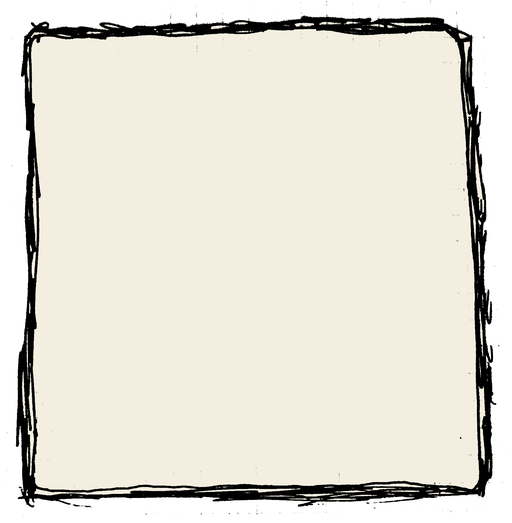
#> input picture assets/ui/p1_panel.png, 512 x 523 px
$ python extract_glyphs.py ../../assets/ui/p1_panel.png --layout out.png
#> lines starting #> are read from the running program, lines starting #| are printed output that depends on the picture; after the words box and inside, x2 and y2 are one past the last pixel; in counts of white or black regions, pixels touching at a corner belong together
### tools/art_pipeline/clean_scan.py
#!/usr/bin/env python3
"""clean_scan.py — Animal Quickdraw art pipeline: phone photo -> game-ready PNGs.

Two modes:
  elements  (default)  Dark ink drawn on white/grid paper. Extracts each
                       drawing as a pure-black-ink RGBA sticker with soft
                       anti-aliased alpha. Light-blue grid lines are dropped
                       via the blue channel; uneven phone lighting is
                       flattened before thresholding.
  scraps               Separate paper pieces laid out on a DARK background.
                       Finds each piece of paper, crops it, and extracts the
                       drawing on it with original colors preserved
                       (paper-color distance alpha), suppressing light-blue
                       grid residue.

Usage:
  python3 tools/art_pipeline/clean_scan.py PHOTO [PHOTO...] \
      --out art_drops/pilot/out [--mode elements|scraps] \
      [--bold N] [--names B1,P1,I1] [--gap-frac 0.02] [--min-ink 200]

Names are assigned to extracted pieces in reading order (top-to-bottom,
left-to-right). Unnamed pieces fall back to <photo-stem>_NN.png.

HEIC photos are converted automatically via macOS `sips`.
Requires: Pillow, numpy (no OpenCV needed).
"""

import argparse
import subprocess
import sys
import tempfile
from pathlib import Path

import numpy as np
from PIL import Image

DOWNSCALE_LONG_SIDE = 1400  # analysis resolution; crops come from full res


# ---------------------------------------------------------------- loading

def load_image(path: Path) -> Image.Image:
    if path.suffix.lower() in (".heic", ".heif"):
        tmp = Path(tempfile.mkstemp(suffix=".png")[1])
        subprocess.run(
            ["sips", "-s", "format", "png", str(path), "--out", str(tmp)],
            check=True, capture_output=True,
        )
        img = Image.open(tmp).convert("RGB")
        tmp.unlink(missing_ok=True)
        return img
    return Image.open(path).convert("RGB")


# ---------------------------------------------------------------- numpy helpers

def box_blur(gray: np.ndarray, radius: int) -> np.ndarray:
    """Fast box blur via integral image (edge-padded)."""
    if radius < 1:
        return gray.copy()
    padded = np.pad(gray, radius + 1, mode="edge")
    integ = padded.cumsum(0).cumsum(1)
    r = radius
    size = 2 * r + 1
    h, w = gray.shape
    out = (
        integ[size:size + h, size:size + w]
        - integ[0:h, size:size + w]
        - integ[size:size + h, 0:w]
        + integ[0:h, 0:w]
    )
    return out / (size * size)


def binary_dilate(mask: np.ndarray, iters: int) -> np.ndarray:
    m = mask.copy()
    for _ in range(iters):
        grown = m.copy()
        grown[1:, :] |= m[:-1, :]
        grown[:-1, :] |= m[1:, :]
        grown[:, 1:] |= m[:, :-1]
        grown[:, :-1] |= m[:, 1:]
        m = grown
    return m


def binary_erode(mask: np.ndarray, iters: int) -> np.ndarray:
    return ~binary_dilate(~mask, iters)


# [11 lines left out: function gray_dilate, not called in this run]


def connected_components(mask: np.ndarray):
    """Label 8-connected components. Returns (labels, count).

    Plain BFS — fine at analysis resolution (<= ~2 MP masks).
    """
    labels = np.zeros(mask.shape, dtype=np.int32)
    h, w = mask.shape
    current = 0
    ys_all, xs_all = np.nonzero(mask)
    for y0, x0 in zip(ys_all, xs_all):
        if labels[y0, x0]:
            continue
        current += 1
        stack = [(y0, x0)]
        labels[y0, x0] = current
        while stack:
            cy, cx = stack.pop()
            ylo, yhi = max(cy - 1, 0), min(cy + 2, h)
            xlo, xhi = max(cx - 1, 0), min(cx + 2, w)
            local = mask[ylo:yhi, xlo:xhi] & (labels[ylo:yhi, xlo:xhi] == 0)
            for dy, dx in zip(*np.nonzero(local)):
                labels[ylo + dy, xlo + dx] = current
                stack.append((ylo + dy, xlo + dx))
    return labels, current


def fill_holes(mask: np.ndarray) -> np.ndarray:
    """Fill regions not connected to the border (ink strokes, enclosed paper)."""
    inv = ~mask
    lbl, n = connected_components(inv)
    if n == 0:
        return mask
    border = np.unique(np.concatenate(
        [lbl[0, :], lbl[-1, :], lbl[:, 0], lbl[:, -1]]))
    filled = mask.copy()
    for j in range(1, n + 1):
        if j not in border:
            filled |= lbl == j
    return filled


# [392 lines left out: functions reading_order, flatfield_norm3, extract_elements, extract_scraps, save_piece, write_contact_sheet and 1 more, not called in this run]


# [2 lines that do not run on import are left out]

### tools/art_pipeline/extract_glyphs.py
#!/usr/bin/env python3
"""extract_glyphs.py — pull font glyphs out of the owner's hand-drawn box
sheets (grid paper, pen boxes, one character per box, photographed on a
table).

Approach: find the PAGE (biggest bright region), find INK on it, then find
CELLS = enclosed non-ink regions of box-interior size. Only ink inside a
cell counts as a glyph, which makes the whole thing immune to binder
holes, table wood, page edges, and stray marks between boxes. Cells are
read in row order and mapped to a per-page layout string.

Layout string: rows separated by '/', cell tokens separated by spaces,
'_' = deliberately empty box. Token count per row must match detected
cells; mismatches are warned loudly (mapping shift risk).

Output: art_drops/font/glyphs/U<hex>.png (ink on transparency) +
glyphs.json (char -> file, cell height in px for later em-scaling) +
a labeled contact sheet for OWNER review.

Usage:
  python3 tools/art_pipeline/extract_glyphs.py PHOTO --layout "A B C/D E F" \
      [--out art_drops/font] [--threshold 0.8]
"""

import argparse
import json
import sys
from pathlib import Path

import numpy as np
from PIL import Image, ImageDraw

sys.path.insert(0, str(Path(__file__).parent))
from clean_scan import (DOWNSCALE_LONG_SIDE, binary_dilate, binary_erode,
                        box_blur, connected_components, fill_holes,
                        load_image)

MIN_GLYPH_INK_PX = 60          # full-res px below which a cell is "empty"

# Characters that legitimately have detached parts (dots, paired marks).
# Everything else is expected to be one connected stroke cluster, so any
# small extra component is a fleck/box remnant regardless of size.
MULTIPART_CHARS = set('ij!?:;"%=\'.,')


def main() -> int:
    ap = argparse.ArgumentParser(description=__doc__,
                                 formatter_class=argparse.RawDescriptionHelpFormatter)
    ap.add_argument("photo", type=Path)
    ap.add_argument("--layout", type=str, required=True)
    ap.add_argument("--out", type=Path, default=Path("art_drops/font"))
    ap.add_argument("--threshold", type=float, default=0.8,
                    help="ink threshold on normalized blue channel")
    ap.add_argument("--close-gaps", type=int, default=3, dest="close_gaps",
                    help="ink dilation (analysis px) closing box-corner gaps "
                         "so every cell counts as enclosed")
    args = ap.parse_args()

    layout_rows = [row.split() for row in args.layout.split("/")]

    img = load_image(args.photo)
    rgb = np.asarray(img, dtype=np.float32) / 255.0
    full_h, full_w = rgb.shape[:2]
#> full_h = 523; full_w = 512
    scale = max(full_w, full_h) / DOWNSCALE_LONG_SIDE
#> scale = 0.374
    if scale > 1.0:
        ds_size = (int(full_w / scale), int(full_h / scale))
        rgb_ds = np.asarray(img.resize(ds_size, Image.BILINEAR),
                            dtype=np.float32) / 255.0
    else:
        scale = 1.0
        rgb_ds = rgb

    # --- page: biggest bright region, hole-filled
    lum_ds = rgb_ds.mean(axis=2)
    dark, bright = np.percentile(lum_ds, 10), np.percentile(lum_ds, 90)
#> dark = 0; bright = 0.922
    paper = lum_ds > (dark + bright) / 2.0
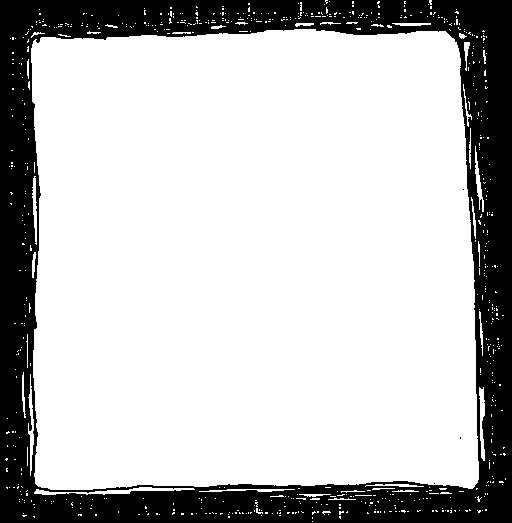
#> paper: shape (523, 512) bool; 75.2% white; 4 black regions (3 under 20 px), largest, box (x1, y1, x2, y2) and area: (0, 0, 512, 523) 66508
    lbl, n = connected_components(paper)
#> the loop in connected_components, `for y0, x0 in zip(ys_all, xs_all):` made 201264 passes
#> (y0, x0) on passes 1 to 3: (0, 325), (0, 326), (0, 327)
#> after the loop in connected_components, `for y0, x0 in zip(ys_all, xs_all):`:
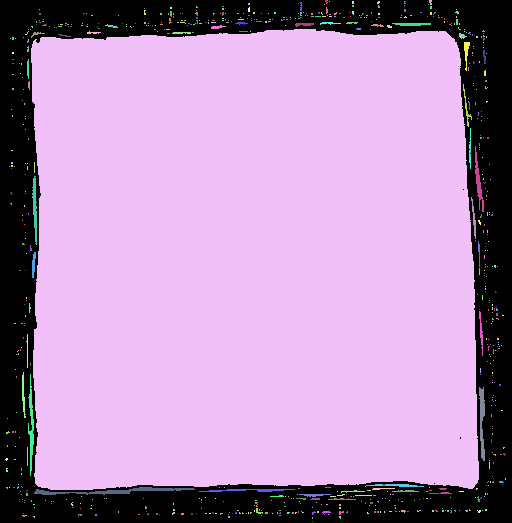
#> labels: shape (523, 512) int32; 701 distinct labels, from 0 to 700; one colour per label, 0 black
#> after the loop in connected_components, `for y0, x0 in zip(ys_all, xs_all):`: current = 700
#> n = 700
    if n == 0:
        print("no page found")
        return 1
    counts = np.bincount(lbl.ravel())
#> counts = 701 values, max 196459 at index 209, min 1 at index 3, mean 382
    counts[0] = 0
    page = fill_holes(lbl == int(counts.argmax()))
#> in fill_holes, `inv = ~mask`:
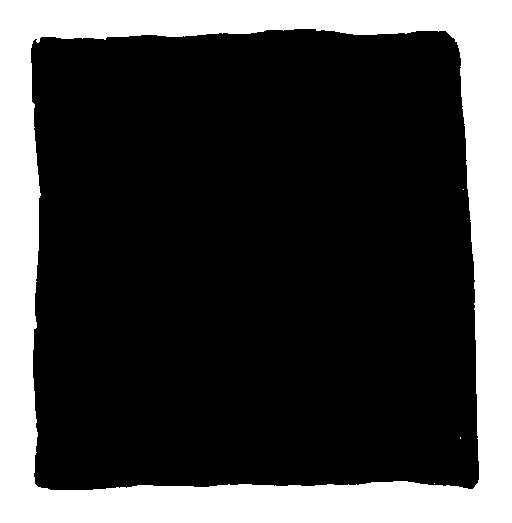
#> inv: shape (523, 512) bool; 26.6% white; 4 white regions (3 under 20 px), largest, box (x1, y1, x2, y2) and area: (0, 0, 512, 523) 71313
#> the loop in connected_components (call 2), `for y0, x0 in zip(ys_all, xs_all):` made 71317 passes
#> current on pass 1: 1
#> after the loop in connected_components (call 2), `for y0, x0 in zip(ys_all, xs_all):`:
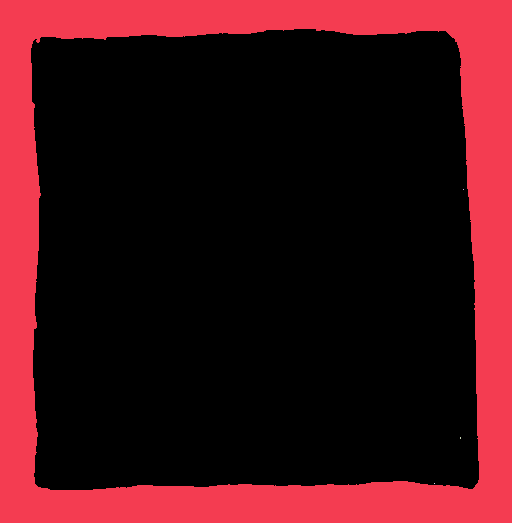
#> labels: shape (523, 512) int32; 5 distinct labels, from 0 to 4; one colour per label, 0 black
#> after the loop in connected_components (call 2), `for y0, x0 in zip(ys_all, xs_all):`: current = 4
#> in fill_holes, `border = np.unique(np.concatenate( [lbl[0, :], lbl[-1, :], lbl[:, 0], ..`: border = [1]
#> after the loop in fill_holes, `for j in range(1, n + 1):`: filled: shape (523, 512) bool; 73.4% white; 1 black region, box (x1, y1, x2, y2) and area: (0, 0, 512, 523) 71313
    page_inner = binary_erode(page, 3)
#> in binary_erode, `return ~binary_dilate(~mask, iters)`: returned value: shape (523, 512) bool; 71.4% white; 1 black region, box (x1, y1, x2, y2) and area: (0, 0, 512, 523) 76561

    # --- ink on the page (blue channel, illumination-flattened)
    gray_ds = rgb_ds[:, :, 2]
    bg = box_blur(gray_ds, max(gray_ds.shape) // 8)
#> in box_blur, `out = ( integ[size:size + h, size:size + w] - integ[0:h, size:size + w..`:
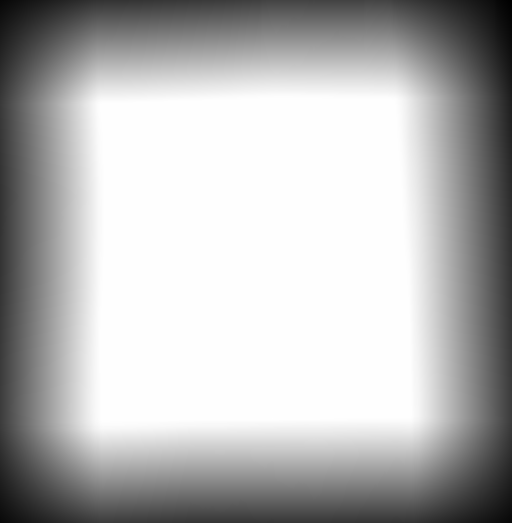
#> out: shape (523, 512) float32; min 530.5, max 15075.4, mean 10957.8; drawn with min black and max white
#> in box_blur, `return out / (size * size)`:
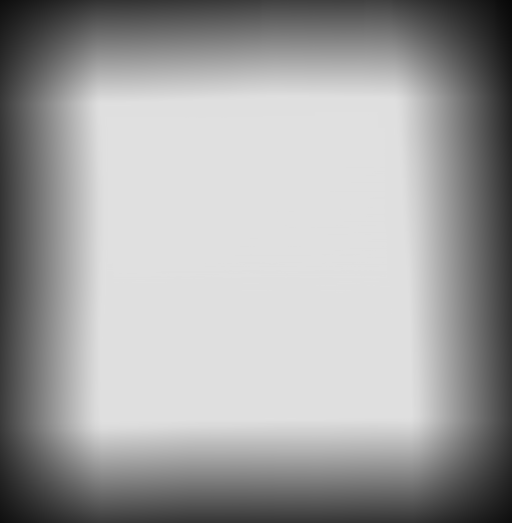
#> returned value: shape (523, 512) float32; min 0.0309, max 0.878, mean 0.639
    ink_ds = (gray_ds / np.maximum(bg, 1e-3) < args.threshold) & page_inner
#> ink_ds: shape (523, 512) bool; 0% white in thin lines or dots, all inside (x1, y1, x2, y2) = (460, 189, 464, 439)

    # --- cells: enclosed non-ink regions of box-interior size. The outer
    # blank page region touches the page border band; cells don't.
    blank = page_inner & ~binary_dilate(ink_ds, args.close_gaps)
#> blank: shape (523, 512) bool; 71.4% white; 2 black regions, box (x1, y1, x2, y2) and area: (0, 0, 512, 523) 76580, (457, 434, 464, 442) 32
    cl, cn = connected_components(blank)
#> cn = 1
    border_ids = set(np.unique(np.concatenate(
        [cl[0, :], cl[-1, :], cl[:, 0], cl[:, -1]])))
#> border_ids = 1 item
    # Also mark anything touching the page's eroded boundary as "outside":
    boundary = page_inner & ~binary_erode(page_inner, 4)
#> after the loop in binary_dilate (call 3), `for _ in range(iters):`: grown: shape (523, 512) bool; 31.2% white; 1 white region, box (x1, y1, x2, y2) and area: (0, 0, 512, 523) 83456
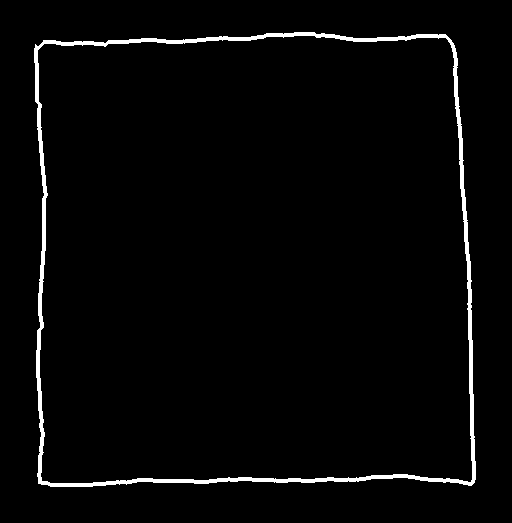
#> boundary: shape (523, 512) bool; 2.6% white; 1 white region, box (x1, y1, x2, y2) and area: (34, 32, 476, 487) 6895
    border_ids |= set(np.unique(cl[boundary]))
#> border_ids = 2 items
    border_ids.discard(0)

    ccounts = np.bincount(cl.ravel())
#> ccounts = [76612, 191164]
    page_area = int(page_inner.sum())
#> page_area = 191215
    cells = []
    for i in range(1, cn + 1):
        if i in border_ids or ccounts[i] < page_area * 0.001 \
                or ccounts[i] > page_area * 0.05:
            continue
        ys, xs = np.nonzero(cl == i)
        h = ys.max() - ys.min() + 1
        w = xs.max() - xs.min() + 1
        if not (0.4 < w / h < 2.5):
            continue
        cells.append((ys.min(), xs.min(), ys.max() + 1, xs.max() + 1, i))
#> after the loop, cells = []

    if not cells:
        print("no cells found")
        return 1

    # --- reading order with row clustering
    heights = [c[2] - c[0] for c in cells]
    row_band = float(np.median(heights)) * 0.7
    cells.sort(key=lambda c: (round(((c[0] + c[2]) / 2) / row_band),
                              (c[1] + c[3]) / 2))
    rows: list = [[cells[0]]]
    for cell in cells[1:]:
        prev = rows[-1][-1]
        if abs(((cell[0] + cell[2]) / 2) - ((prev[0] + prev[2]) / 2)) < row_band:
            rows[-1].append(cell)
        else:
            rows.append([cell])

    print(f"{args.photo.name}: {len(cells)} cell(s) in {len(rows)} row(s); "
          f"layout wants {sum(len(r) for r in layout_rows)} in {len(layout_rows)} row(s)")

    # --- map + extract
    glyph_dir = args.out / "glyphs"
    glyph_dir.mkdir(parents=True, exist_ok=True)
    meta_path = args.out / "glyphs.json"
    meta = json.loads(meta_path.read_text()) if meta_path.exists() else {}

    gray_full = rgb[:, :, 2]
    review = []   # (char, cropped RGBA image) for the contact sheet
    extracted = 0
    empty = 0
    for r_idx, row in enumerate(rows):
        if r_idx >= len(layout_rows):
            print(f"WARNING: detected row {r_idx + 1} has no layout row - skipped")
            continue
        tokens = layout_rows[r_idx]
        if len(tokens) != len(row):
            print(f"WARNING: row {r_idx + 1}: {len(row)} cell(s) detected but "
                  f"layout has {len(tokens)} token(s) - mapping may shift!")
        for c_idx, cell in enumerate(row):
            if c_idx >= len(tokens):
                break
            char = tokens[c_idx]
            y0, x0, y1, x1, comp_id = cell
            # cell region (incl. glyph holes), shrunk so box lines stay out
            region = fill_holes(cl[y0:y1, x0:x1] == comp_id)
            region = binary_erode(region, 3)
            fy0, fx0 = int(y0 * scale), int(x0 * scale)
            fy1, fx1 = int(np.ceil(y1 * scale)), int(np.ceil(x1 * scale))
            fy1, fx1 = min(fy1, full_h), min(fx1, full_w)
            crop = gray_full[fy0:fy1, fx0:fx1]
            bgc = box_blur(crop, max(crop.shape) // 3 + 1)
            norm = crop / np.maximum(bgc, 1e-3)
            alpha = np.clip((args.threshold + 0.1 - norm) / 0.1, 0.0, 1.0)
            mask = np.asarray(Image.fromarray(
                (region * 255).astype(np.uint8)).resize(
                (fx1 - fx0, fy1 - fy0), Image.NEAREST), dtype=np.float32) / 255.0
            alpha *= mask
            # Per-glyph despeckle: box-line remnants and paper flecks
            # inflate the bbox (breaking height normalization and advance
            # width downstream). Keep real detached parts (i/j/?/! dots):
            # the threshold is relative to the glyph's main body.
            gl, gn = connected_components(alpha > 0.3)
            if gn > 1:
                gcounts = np.bincount(gl.ravel())
                gcounts[0] = 0
                if char in MULTIPART_CHARS:
                    keep_min = max(60.0, 0.02 * gcounts.max())
                else:
                    # single-stroke chars: anything much smaller than the
                    # main body is a fleck (25% guard spares a genuinely
                    # two-stroke letterform)
                    keep_min = 0.25 * gcounts.max()
                drop = gcounts < keep_min
                drop[0] = False
                alpha[drop[gl]] = 0.0
            ink_px = int((alpha > 0.5).sum())
            if char == "_" or ink_px < MIN_GLYPH_INK_PX:
                if char != "_" and ink_px < MIN_GLYPH_INK_PX:
                    print(f"  row {r_idx + 1} cell {c_idx + 1} ('{char}'): "
                          f"EMPTY ({ink_px}px ink) - skipped")
                empty += 1
                continue
            out = np.zeros((alpha.shape[0], alpha.shape[1], 4), dtype=np.uint8)
            out[:, :, 3] = (alpha * 255).astype(np.uint8)
            ys2, xs2 = np.nonzero(out[:, :, 3] > 8)
            pad = 4
            gy0, gy1 = max(0, ys2.min() - pad), min(out.shape[0], ys2.max() + 1 + pad)
            gx0, gx1 = max(0, xs2.min() - pad), min(out.shape[1], xs2.max() + 1 + pad)
            out = out[gy0:gy1, gx0:gx1]
            fname = f"U{ord(char):04X}.png"
            Image.fromarray(out).save(glyph_dir / fname)
            meta[char] = {"file": fname,
                          "cell_h_px": int((y1 - y0) * scale),
                          "glyph_h_px": int(out.shape[0]),
                          "photo": args.photo.name}
            review.append((char, out))
            extracted += 1

    meta_path.write_text(json.dumps(meta, indent=1, ensure_ascii=False) + "\n")

    # --- owner-review contact sheet (append-safe: rebuilt from ALL meta)
    sheet_cells = []
    for char, entry in sorted(meta.items(), key=lambda kv: ord(kv[0])):
        gpath = glyph_dir / entry["file"]
        if not gpath.exists():
            continue
        im = Image.open(gpath)
        im.thumbnail((110, 110))
        cell_img = Image.new("RGB", (124, 148), (244, 239, 225))
        # black ink from alpha
        ink_rgba = Image.new("RGBA", im.size, (30, 26, 22, 255))
        ink_rgba.putalpha(im.split()[-1])
        cell_img.paste(ink_rgba, (max(0, (124 - im.width) // 2), 30), ink_rgba)
        d = ImageDraw.Draw(cell_img)
        d.text((6, 4), char, fill=(140, 60, 30))
        sheet_cells.append(cell_img)
    if sheet_cells:
        cols = 12
        rows_n = (len(sheet_cells) + cols - 1) // cols
        sheet = Image.new("RGB", (cols * 130 + 10, rows_n * 154 + 10), (90, 90, 100))
        for k, cimg in enumerate(sheet_cells):
            sheet.paste(cimg, (10 + (k % cols) * 130, 10 + (k // cols) * 154))
        sheet_path = args.out / "glyphs_contact.png"
        sheet.save(sheet_path)
        print(f"contact sheet -> {sheet_path}")

    print(f"done: {extracted} glyph(s) extracted, {empty} empty cell(s); "
          f"charset so far: {len(meta)}")
    return 0


if __name__ == "__main__":
#> (the run stopped early here; a loop or call above may not have finished)
